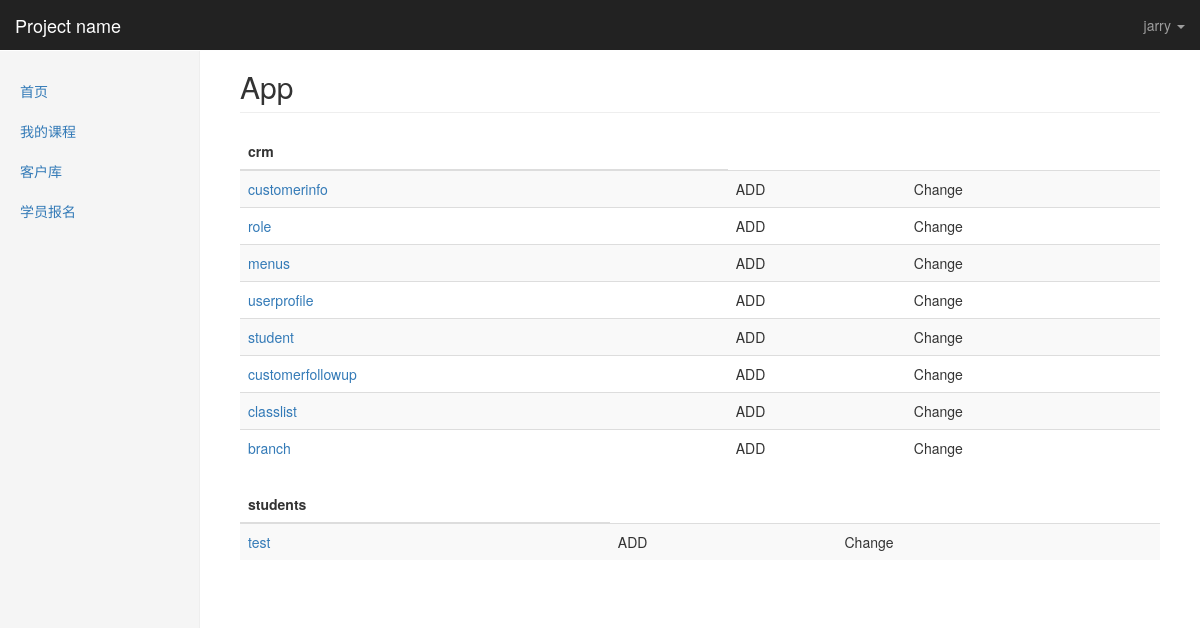
/kingadmin/ (signed in), run on the app's committed database.
### crm/models.py (models this page shows, shortened)
class Menus(models.Model):
    name = models.CharField(max_length=64)
    url_type_choices = ((0,'absolute'),(1,'dynamic'))
    url_type = models.SmallIntegerField(choices=url_type_choices,default=0)
    url_name = models.CharField(max_length=128)
    class Meta:
        unique_together = ('name','url_name')

### kingadmin/views.py (the view)
@login_required
def app_index(request):
    return render(request, 'kingadmin/app_index.html', {'site': site})

### kingadmin/templatetags/kingadmin_tags.py (called while the page is built)
@register.simple_tag
def helplessaction():
    crm_obj_all = models.Menus.objects.all()
    return crm_obj_all

### kingadmin/templates/kingadmin/app_index.html
{% extends 'kingadmin/index.html' %}
{% block right-content-container %}
    <h2 class="page-header">App</h2>
    <div>
        {% for app_name, app_tables in site.enable_admin.items %}
            <table class="table table-striped">
            <thead>
                <tr>
                    <th>{{ app_name }}</th>
                </tr>
            </thead>
            <tbody>
               {% for model_name in app_tables %}
                   <tr>
                        <td><a href="{% url 'table_obj_list' app_name model_name%}">{{ model_name }}</a></td>
                        <td>ADD</td>
                        <td>Change</td>
                   </tr>
               {% endfor %}
            </tbody>
            </table>
        {% endfor %}
    </div>
{% endblock %}

### kingadmin/templates/kingadmin/index.html (shortened to what this page needs)
{% extends 'base.html' %}
{% load kingadmin_tags %}
{% block body %}
<nav class="navbar navbar-inverse navbar-fixed-top">
  <div class="container-fluid">
    <div class="navbar-header">
      <a class="navbar-brand" href="#">{% block pro_name %}Project name{% endblock %}</a>
    </div>
    <div id="navbar" class="navbar-collapse collapse">
      <ul class="nav navbar-nav navbar-right">
        <li class="dropdown ">
          <a href="#" class="dropdown-toggle" data-toggle="dropdown" role="button" >{{ request.user }} <span class="caret"></span></a>
        </li>
      </ul>
    </div>
  </div>
</nav>
<div class="container-fluid">
  <div class="row">
    <div class="col-sm-3 col-md-2 sidebar">
        <ul class="nav nav-sidebar">
            {% helplessaction as crm_obj_all%}
                {% for menu in crm_obj_all %}
                    <li>
                        <a href="{% if menu.url_type == 0 %}{{ menu.url_name }}{% else %}{% url menu.url_name %}{% endif %}">{{ menu.name }}</a>
                    </li>
                {% endfor %}
        </ul>
    </div>
    <div class="col-sm-9 col-sm-offset-3 col-md-10 col-md-offset-2 main">
      {% block right-content-container %}{% endblock %}
    </div>
  </div>
</div>
{% endblock %}

### static/css/dashboard.css (style rules this page uses)
body { padding-top: 50px; }
.navbar-fixed-top { border: 0; }
.sidebar { display: none; }
@media (min-width: 768px) { .sidebar { position: fixed; top: 51px; bottom: 0; left: 0; z-index: 1000; display: block; padding: 20px; overflow-x: hidden; overflow-y: auto; background-color: #f5f5f5; border-right: 1px solid #eee; } }
.nav-sidebar { margin-right: -21px; margin-bottom: 20px; margin-left: -20px; }
.nav-sidebar > li > a { padding-right: 20px; padding-left: 20px; }
.main { padding: 20px; }
@media (min-width: 768px) { .main { padding-right: 40px; padding-left: 40px; } }
.main .page-header { margin-top: 0; }

### data on the page
Menus: name "首页"
Menus: name "我的课程"
Menus: name "客户库"
Menus: name "学员报名"

### other printed values
{{ request.user }} "jarry"
{{ app_name }} "crm" "students"
{{ model_name }} "customerinfo" "role" "menus" "userprofile" "student" "customerfollowup" "classlist" "branch" "test"
